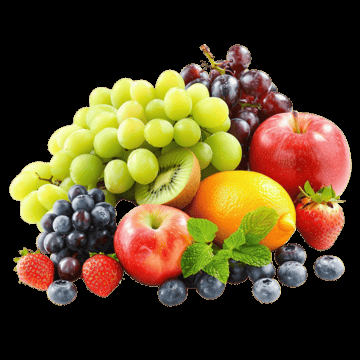
#> input picture OpenCv/fruit1.png, 360 x 360 px, found by its file name
$ jupyter execute chapter6.ipynb
#> lines starting #> are read from the running program, lines starting #| are printed output that depends on the picture; after the words box and inside, x2 and y2 are one past the last pixel; in counts of white or black regions, pixels touching at a corner belong together
# Image processing flowchart

[cell 1]
## Canny Edge Detection
#  edge detection is a technique used in image processing to identify points in a digital image where the brightness changes sharply. These points often correspond to the boundaries of objects within the image. The Canny Edge Detection algorithm is one of the most popular and effective methods for edge detection. It was developed by John F. Canny in 1986 and involves several steps to produce accurate edge maps.
# Here is a brief overview of the Canny Edge Detection process:
# 1. Noise Reduction: The first step involves reducing noise in the image using a Gaussian filter. This helps to smooth the image and minimize the impact of noise on edge detection.
# 2. Gradient Calculation: The algorithm then calculates the intensity gradients of the image using techniques like the Sobel operator. This step identifies areas of rapid intensity change, which are potential edges.
# 3. Non-Maximum Suppression: In this step, the algorithm thins out the edges by suppressing non-maximum gradient values. This means that only the local maxima in the gradient direction are retained, resulting in thin edges.
# 4. Double Thresholding: The algorithm applies two thresholds (high and low) to classify edges into strong, weak, and non-edges. Strong edges are those with gradient values above the high threshold, weak edges are those between the high and low thresholds, and non-edges are those below the low threshold.
# 5. Edge Tracking by Hysteresis: Finally, the
#  algorithm tracks edges by connecting weak edges to strong edges if they are connected. This helps to eliminate false edges and retain only the significant ones.
# The result of the Canny Edge Detection algorithm is a binary image where the edges are highlighted. This technique is widely used in various applications, including computer vision, image analysis, and object detection.
# Here is a simple implementation of Canny Edge Detection using OpenCV in Python:


# edge = cv2.Canny(image, threshold1, threshold2)
import cv2
img = cv2.imread('/Users/karansingh/ocr-learning/OpenCv/fruit1.png', cv2.IMREAD_GRAYSCALE)
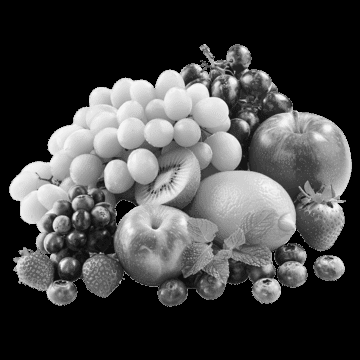
#> img: shape (360, 360); min 0, max 245, mean 69.4
canny_img = cv2.Canny(img, 100, 200) # Adjust thresholds as needed
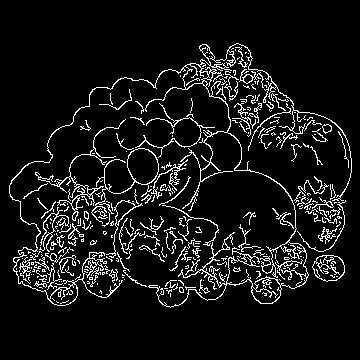
#> canny_img: shape (360, 360); 8.3% white in thin lines or dots, all inside (x1, y1, x2, y2) = (9, 43, 352, 308)
cv2.imshow('Canny Edge Detection', canny_img)
cv2.waitKey(0)
cv2.destroyAllWindows()

# Threshold.py

[cell 2]
import cv2
import numpy as np
img = cv2.imread('/Users/karansingh/ocr-learning/OpenCv/fruit1.png',cv2.IMREAD_GRAYSCALE)
if img is None:
    print("Image not fou nd")
else:
    ret,thresh1 = cv2.threshold(img,127,255,cv2.THRESH_BINARY)
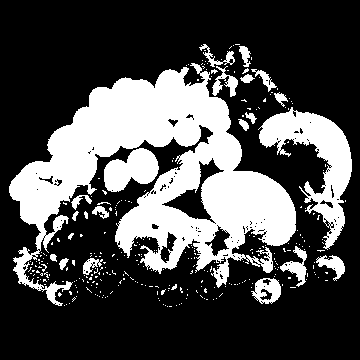
#> thresh1: shape (360, 360); 29.6% white; 307 white regions (283 under 20 px), largest, box (x1, y1, x2, y2) and area: (9, 63, 296, 306) 28132, (258, 107, 352, 250) 4759, (104, 148, 159, 192) 1567
    cv2.imshow('Binary Threshold',thresh1)
    edges = cv2.Canny(thresh1,100,200)
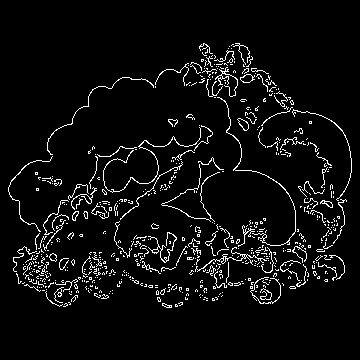
#> edges: shape (360, 360); 5.3% white in thin lines or dots, all inside (x1, y1, x2, y2) = (8, 43, 352, 308)
    cv2.imshow('Canny Edges',edges)
    cv2.waitKey(0)
    cv2.destroyAllWindows()
# In this code, we read an image in grayscale, apply the Canny Edge Detection algorithm with specified thresholds, and display the resulting edge-detected image.
"""
 90-00 = black
100-200 = grey
210-255 = white
0-255 = color range
0-50 = dark
51-150 = grey
151-255 = bright
"""

# Bitwise operations

[cell 3]
# 2 image blending
# 2 images ko ek sath milana
# flipping an image/remove
# cut out a portion of image


"""
1-cv2.bitwise_and(img1,img2 ) face area cut out krna hai
2-cv2.bitwise_or(img1,img2 ) add new objects
3-cv2.bitwise_not(img )

## image 1 and 2 ki height and width same honi chahiye
use only black and white images for bitwise operations
"""

import cv2
import numpy as np
img1 = np.zeros((400,400,3),dtype="uint8")
img2 = np.zeros((400,400,3),dtype="uint8")


cv2.rectangle(img1,(50,50),(350,350),(255,0,0),-1)
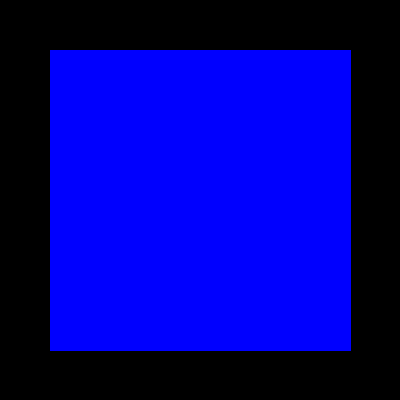
#> img1: shape (400, 400, 3); mean of channels 0, 1, 2 144.4, 0, 0; drawn as B, G, R
cv2.circle(img2,(200,200),150,(0,255,0),-1)
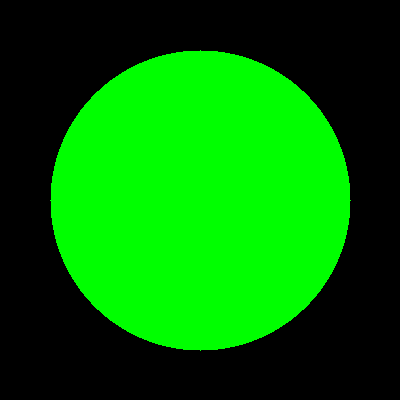
#> img2: shape (400, 400, 3); mean of channels 0, 1, 2 0, 112.6, 0; drawn as B, G, R
bitwise_and = cv2.bitwise_and(img1,img2)
bitwise_or = cv2.bitwise_or(img1,img2)
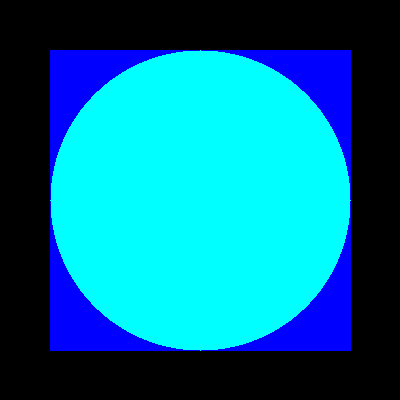
#> bitwise_or: shape (400, 400, 3); mean of channels 0, 1, 2 144.4, 112.6, 0; drawn as B, G, R
bitwise_not = cv2.bitwise_not(img1)
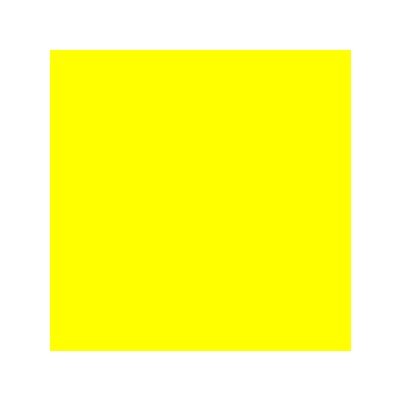
#> bitwise_not: shape (400, 400, 3); mean of channels 0, 1, 2 110.6, 255, 255; drawn as B, G, R

cv2.imshow("rectangle",img1)
cv2.imshow("circle",img2)
cv2.imshow("Bitwise AND",bitwise_and)
cv2.imshow("Bitwise OR",bitwise_or)
cv2.imshow("Bitwise NOT",bitwise_not)
cv2.waitKey(0)
cv2.destroyAllWindows()
